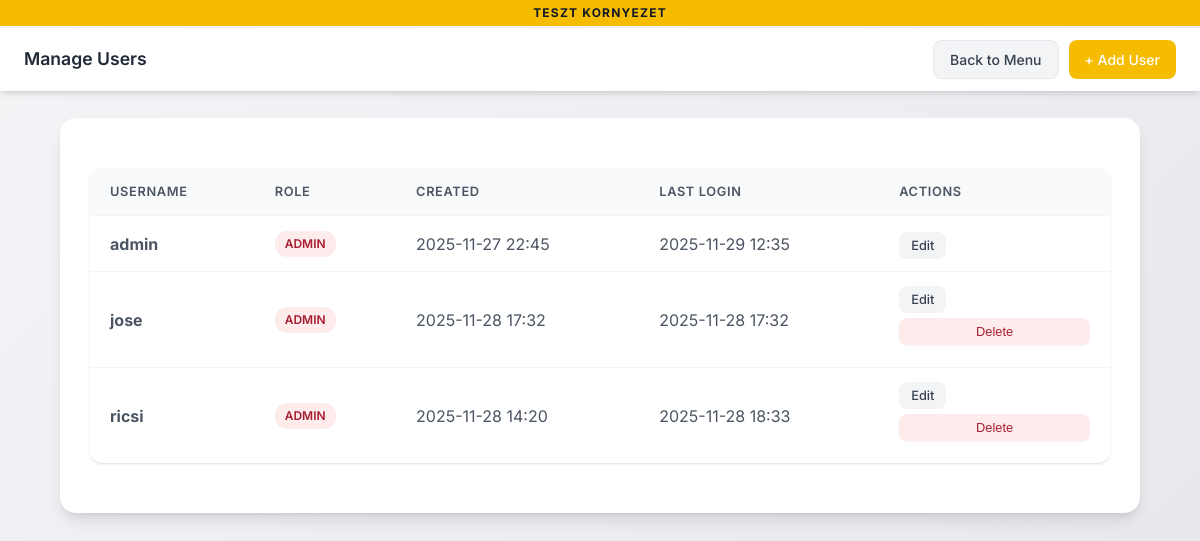
/manage_users (signed in), run on an earlier commit of the app's database.
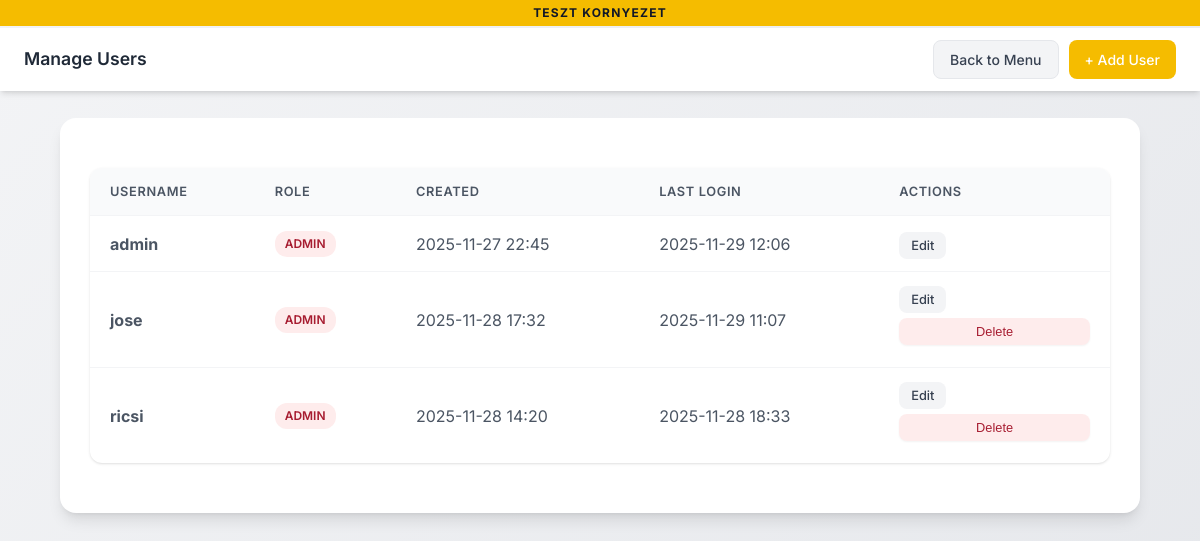
And on a later commit of the database.
### tables this page shows
CREATE TABLE users (
                id INTEGER PRIMARY KEY,
                username TEXT UNIQUE NOT NULL,
                password_hash TEXT NOT NULL,
                salt TEXT NOT NULL,
                role TEXT DEFAULT 'user',
                created_at TIMESTAMP DEFAULT CURRENT_TIMESTAMP,
                last_login TIMESTAMP
            );

### app.py (the view)
@app.route('/manage_users')
@admin_required
def manage_users():
    users = query_db("SELECT id, username, role, created_at, last_login FROM users ORDER BY username")
    return render_template('manage_users.html', users=users)

### app.py (called while the page is built)
def query_db(query, args=(), one=False):
    conn = sqlite3.connect(DATABASE)
    cur = conn.cursor()
    cur.execute(query, args)
    rv = cur.fetchall()
    conn.commit()
    conn.close()
    return (rv[0] if rv else None) if one else rv

def login_required(f):
    @wraps(f)
    def decorated_function(*args, **kwargs):
        if 'user_id' not in session:
            if request.is_json:
                return jsonify({"status": "error", "message": "Authentication required"}), 401
            return redirect(url_for('login', next=request.url))
        if 'last_activity' in session:
            last_activity = datetime.fromisoformat(session['last_activity'])
            if datetime.now() - last_activity > timedelta(minutes=SESSION_TIMEOUT_MINUTES):
                session.clear()
                if request.is_json:
                    return jsonify({"status": "error", "message": "Session expired"}), 401
                return redirect(url_for('login', next=request.url))
        session['last_activity'] = datetime.now().isoformat()
        return f(*args, **kwargs)
    return decorated_function

def admin_required(f):
    @wraps(f)
    @login_required
    def decorated_function(*args, **kwargs):
        if session.get('role') != 'admin':
            if request.is_json:
                return jsonify({"status": "error", "message": "Admin access required"}), 403
            return render_template('error.html', message="Admin access required"), 403
        return f(*args, **kwargs)
    return decorated_function

@app.context_processor
def inject_globals():
    return dict(
        billingo_env=BILLINGO_ENV,
        current_user=session.get('username'),
        is_admin=session.get('role') == 'admin'
    )

### roast_tracker/routes.py (called while the page is built)
@roast_tracker.before_app_request
def ensure_db():
    from .database import DATABASE_PATH
    import os
    if not os.path.exists(DATABASE_PATH):
        init_db()

### templates/manage_users.html (shortened to what this page needs)
<!DOCTYPE html>
<html lang="en">
<head>
    <link rel="stylesheet" href="{{ url_for('static', filename='style.css') }}">
</head>
<body>
    <div class="env-indicator {{ 'test' if billingo_env == 'test' else 'prod' }}">
        {% if billingo_env == 'test' %}
            TESZT kornyezet
        {% else %}
            Elo rendszer
        {% endif %}
    </div>
    <nav class="top-nav">
        <span class="nav-title">Manage Users</span>
        <div class="nav-actions">
            <a href="{{ url_for('main_menu') }}" class="nav-btn secondary">Back to Menu</a>
            <a href="{{ url_for('add_user') }}" class="nav-btn primary">+ Add User</a>
        </div>
    </nav>
    <div class="container">
        {% if users %}
        <table class="users-table">
            <thead>
                <tr>
                    <th>Username</th>
                    <th>Role</th>
                    <th>Created</th>
                    <th>Last Login</th>
                    <th>Actions</th>
                </tr>
            </thead>
            <tbody>
                {% for user in users %}
                <tr>
                    <td><strong>{{ user[1] }}</strong></td>
                    <td>
                        <span class="role-badge {{ user[2] }}">{{ user[2]|upper }}</span>
                    </td>
                    <td>{{ user[3][:16] if user[3] else '-' }}</td>
                    <td>{{ user[4][:16] if user[4] else 'Never' }}</td>
                    <td>
                        <a href="{{ url_for('edit_user', id=user[0]) }}" class="action-btn edit">Edit</a>
                        {% if user[1] != current_user %}
                        <button onclick="deleteUser({{ user[0] }}, '{{ user[1] }}')" class="action-btn delete">Delete</button>
                        {% endif %}
                    </td>
                </tr>
                {% endfor %}
            </tbody>
        </table>
        {% else %}
        <div class="empty-state">
            <h3>No users found</h3>
            <p>Add your first user to get started.</p>
        </div>
        {% endif %}
    </div>
</body>
</html>

### static/style.css (style rules this page uses)
:root { --primary: #f5bc00; --primary-dark: #a71d31; --secondary-light: #eed25f; --secondary: #cd9a59; --secondary-dark: #794f2b; --success: #10b981; --success-dark: #059669; --warning: #f5bc00; --danger: #a71d31; --coffee: #794f2b; --coffee-light: #cd9a59; --gray-50: #f9fafb; --gray-100: #f3f4f6; --gray-200: #e5e7eb; --gray-300: #d1d5db; --gray-400: #9ca3af; --gray-500: #6b7280; --gray-600: #4b5563; --gray-700: #374151; --gray-800: #1f2937; --gray-900: #111827; --shadow-sm: 0 1px 2px 0 rgb(0 0 0 / 0.05); --shadow: 0 1px 3px 0 rgb(0 0 0 / 0.1), 0 1px 2px -1px rgb(0 0 0 / 0.1); --shadow-md: 0 4px 6px -1px rgb(0 0 0 / 0.1), 0 2px 4px -2px rgb(0 0 0 / 0.1); --shadow-lg: 0 10px 15px -3px rgb(0 0 0 / 0.1), 0 4px 6px -4px rgb(0 0 0 / 0.1); --radius: 12px; --radius-sm: 8px; --radius-lg: 16px; }
* { box-sizing: border-box; }
body { font-family: 'Inter', -apple-system, BlinkMacSystemFont, 'Segoe UI', Roboto, sans-serif; margin: 0; padding: 0; background: linear-gradient(135deg, var(--gray-100) 0%, var(--gray-200) 100%); color: var(--gray-800); min-height: 100vh; line-height: 1.5; }
.container { max-width: 90%; margin: 20px auto; padding: 30px; background: white; border-radius: var(--radius-lg); box-shadow: var(--shadow-lg); }
button { width: 100%; padding: 12px 24px; margin: 8px 0; border-radius: var(--radius-sm); border: none; background: linear-gradient(135deg, var(--primary) 0%, var(--primary-dark) 100%); color: white; font-weight: 600; font-size: 1rem; cursor: pointer; transition: all 0.2s ease; box-shadow: var(--shadow-sm); }
table { width: 100%; border-collapse: separate; border-spacing: 0; margin: 20px 0; border-radius: var(--radius); overflow: hidden; box-shadow: var(--shadow); }
table th { padding: 14px 16px; background: var(--gray-50); font-weight: 600; color: var(--gray-700); text-align: left; font-size: 0.875rem; text-transform: uppercase; letter-spacing: 0.05em; border-bottom: 2px solid var(--gray-200); }
table td { padding: 12px 16px; border-bottom: 1px solid var(--gray-100); color: var(--gray-600); }
table tr:last-child td { border-bottom: none; }
.container { animation: fadeIn 0.3s ease-out; }

### templates/manage_users.html (style rules this page uses)
.env-indicator { position: fixed; top: 0; left: 0; right: 0; padding: 4px 12px; text-align: center; font-size: 0.75rem; font-weight: 700; text-transform: uppercase; letter-spacing: 0.1em; z-index: 1001; }
.env-indicator.test { background: var(--warning); color: var(--gray-900); }
.top-nav { position: fixed; top: 28px; left: 0; right: 0; background: white; padding: 12px 24px; display: flex; justify-content: space-between; align-items: center; box-shadow: var(--shadow-md); z-index: 100; }
.top-nav .nav-title { font-weight: 600; font-size: 1.1rem; color: var(--gray-800); }
.top-nav .nav-actions { display: flex; gap: 10px; }
.top-nav .nav-btn { padding: 8px 16px; border-radius: var(--radius-sm); font-size: 0.875rem; font-weight: 500; cursor: pointer; transition: all 0.2s; text-decoration: none; display: inline-flex; align-items: center; gap: 6px; border: none; }
.top-nav .nav-btn.secondary { background: var(--gray-100); color: var(--gray-700); border: 1px solid var(--gray-200); }
.top-nav .nav-btn.primary { background: var(--primary); color: white; }
body { padding-top: 98px; }
.container { margin-top: 20px; }
.users-table { width: 100%; background: white; border-radius: var(--radius); box-shadow: var(--shadow); overflow: hidden; }
.users-table th, .users-table td { padding: 14px 20px; text-align: left; border-bottom: 1px solid var(--gray-100); }
.users-table th { background: var(--gray-50); font-weight: 600; font-size: 0.8rem; text-transform: uppercase; letter-spacing: 0.05em; color: var(--gray-600); }
.role-badge { display: inline-block; padding: 4px 10px; border-radius: 12px; font-size: 0.75rem; font-weight: 600; }
.role-badge.admin { background: rgba(239, 68, 68, 0.1); color: var(--danger); }
.action-btn { padding: 6px 12px; border-radius: var(--radius-sm); font-size: 0.8rem; font-weight: 500; cursor: pointer; transition: all 0.2s; text-decoration: none; border: none; margin-right: 6px; }
.action-btn.edit { background: var(--gray-100); color: var(--gray-700); }
.action-btn.delete { background: rgba(239, 68, 68, 0.1); color: var(--danger); }

What changed in the data, as far as the page shows it:
changed users "admin": last_login "2025-11-29 12:35" → "2025-11-29 12:06"
changed users "jose": last_login "2025-11-28 17:32" → "2025-11-29 11:07"
